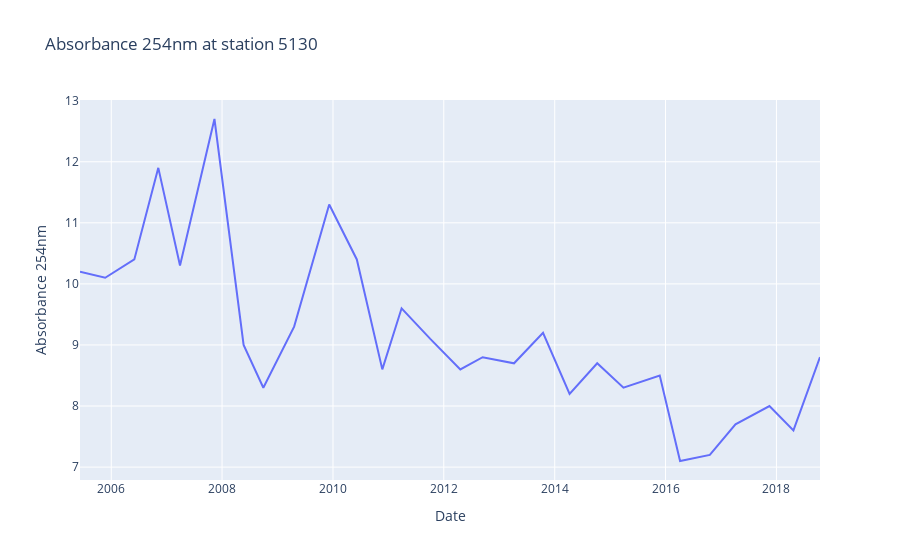
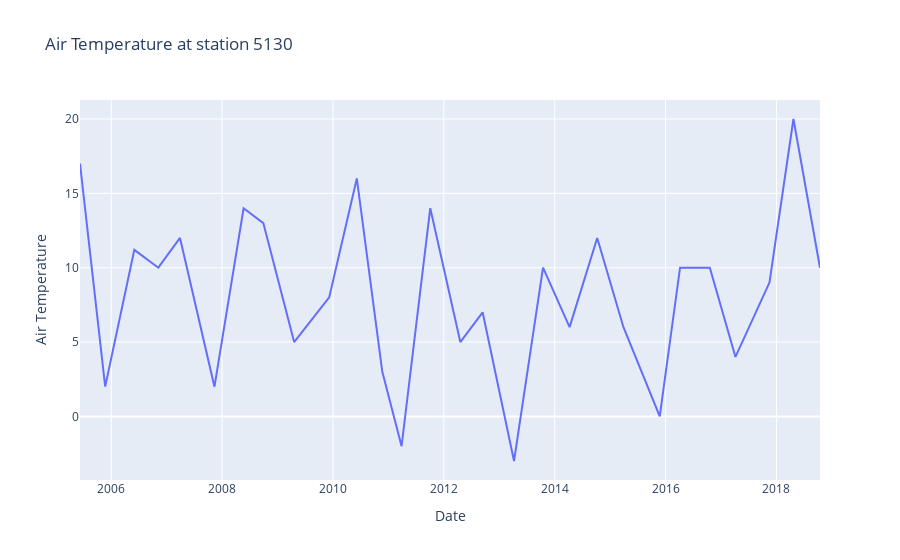
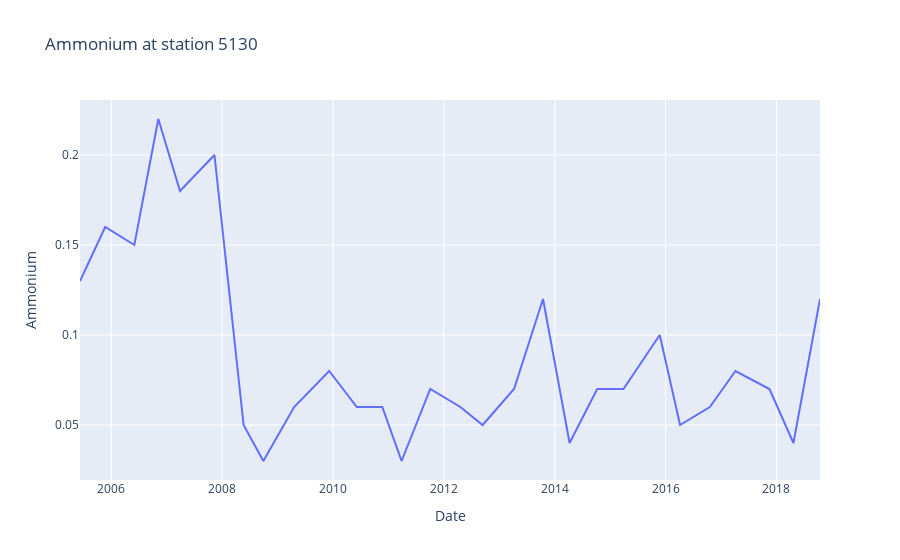
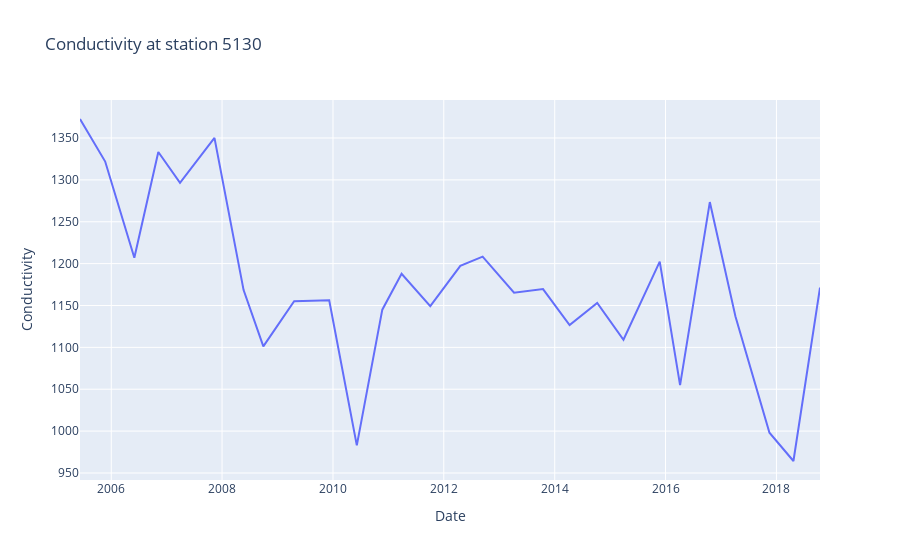

Notebook cell for these charts, in order:
### Markdown cell above
##### Time series

### Code cell
# plot the data
for column in station_df.columns:
    fig = px.line(
        station_df,
        x=station_df.index,
        y=column,
        title=f"{column} at station 5130",
        labels={
            'Date': 'Date',
            column: column
        }
    )
    fig.show()

### Figure 1 — Plotly figure (JSON) as saved in the notebook; plotly's stock layout.template omitted (floating-point values rounded to 4 significant figures)
{"data": [{"hovertemplate": "Date=%{x}<br>Absorbance 254nm=%{y}<extra></extra>", "legendgroup": "", "line": {"color": "#636efa", "dash": "solid"}, "marker": {"symbol": "circle"}, "mode": "lines", "name": "", "orientation": "v", "showlegend": false, "type": "scatter", "x": ["2005-06-09T00:00:00", "2005-11-22T00:00:00", "2006-06-02T00:00:00", "2006-11-07T00:00:00", "2007-03-30T00:00:00", "2007-11-12T00:00:00", "2008-05-22T00:00:00", "2008-09-29T00:00:00", "2009-04-20T00:00:00", "2009-12-07T00:00:00", "2010-06-07T00:00:00", "2010-11-22T00:00:00", "2011-03-29T00:00:00", "2011-10-04T00:00:00", "2012-04-19T00:00:00", "2012-09-13T00:00:00", "2013-04-08T00:00:00", "2013-10-16T00:00:00", "2014-04-09T00:00:00", "2014-10-08T00:00:00", "2015-03-30T00:00:00", "2015-11-24T00:00:00", "2016-04-06T00:00:00", "2016-10-19T00:00:00", "2017-04-06T00:00:00", "2017-11-16T00:00:00", "2018-04-23T00:00:00", "2018-10-15T00:00:00"], "xaxis": "x", "y": [10.2, 10.1, 10.4, 11.9, 10.3, 12.7, 9, 8.3, 9.3, 11.3, 10.4, 8.6, 9.6, 9.1, 8.6, 8.8, 8.7, 9.2, 8.2, 8.7, 8.3, 8.5, 7.1, 7.2, 7.7, 8, 7.6, 8.8], "yaxis": "y"}], "layout": {"legend": {"tracegroupgap": 0}, "title": {"text": "Absorbance 254nm at station 5130"}, "xaxis": {"anchor": "y", "domain": [0, 1], "title": {"text": "Date"}}, "yaxis": {"anchor": "x", "domain": [0, 1], "title": {"text": "Absorbance 254nm"}}}}

### Figure 2 — Plotly figure (JSON) as saved in the notebook; plotly's stock layout.template omitted (floating-point values rounded to 4 significant figures)
{"data": [{"hovertemplate": "Date=%{x}<br>Air Temperature=%{y}<extra></extra>", "legendgroup": "", "line": {"color": "#636efa", "dash": "solid"}, "marker": {"symbol": "circle"}, "mode": "lines", "name": "", "orientation": "v", "showlegend": false, "type": "scatter", "x": ["2005-06-09T00:00:00", "2005-11-22T00:00:00", "2006-06-02T00:00:00", "2006-11-07T00:00:00", "2007-03-30T00:00:00", "2007-11-12T00:00:00", "2008-05-22T00:00:00", "2008-09-29T00:00:00", "2009-04-20T00:00:00", "2009-12-07T00:00:00", "2010-06-07T00:00:00", "2010-11-22T00:00:00", "2011-03-29T00:00:00", "2011-10-04T00:00:00", "2012-04-19T00:00:00", "2012-09-13T00:00:00", "2013-04-08T00:00:00", "2013-10-16T00:00:00", "2014-04-09T00:00:00", "2014-10-08T00:00:00", "2015-03-30T00:00:00", "2015-11-24T00:00:00", "2016-04-06T00:00:00", "2016-10-19T00:00:00", "2017-04-06T00:00:00", "2017-11-16T00:00:00", "2018-04-23T00:00:00", "2018-10-15T00:00:00"], "xaxis": "x", "y": [17, 2, 11.2, 10, 12, 2, 14, 13, 5, 8, 16, 3, -2, 14, 5, 7, -3, 10, 6, 12, 6, 0, 10, 10, 4, 9, 20, 10], "yaxis": "y"}], "layout": {"legend": {"tracegroupgap": 0}, "title": {"text": "Air Temperature at station 5130"}, "xaxis": {"anchor": "y", "domain": [0, 1], "title": {"text": "Date"}}, "yaxis": {"anchor": "x", "domain": [0, 1], "title": {"text": "Air Temperature"}}}}

### Figure 3 — Plotly figure (JSON) as saved in the notebook; plotly's stock layout.template omitted (floating-point values rounded to 4 significant figures)
{"data": [{"hovertemplate": "Date=%{x}<br>Ammonium=%{y}<extra></extra>", "legendgroup": "", "line": {"color": "#636efa", "dash": "solid"}, "marker": {"symbol": "circle"}, "mode": "lines", "name": "", "orientation": "v", "showlegend": false, "type": "scatter", "x": ["2005-06-09T00:00:00", "2005-11-22T00:00:00", "2006-06-02T00:00:00", "2006-11-07T00:00:00", "2007-03-30T00:00:00", "2007-11-12T00:00:00", "2008-05-22T00:00:00", "2008-09-29T00:00:00", "2009-04-20T00:00:00", "2009-12-07T00:00:00", "2010-06-07T00:00:00", "2010-11-22T00:00:00", "2011-03-29T00:00:00", "2011-10-04T00:00:00", "2012-04-19T00:00:00", "2012-09-13T00:00:00", "2013-04-08T00:00:00", "2013-10-16T00:00:00", "2014-04-09T00:00:00", "2014-10-08T00:00:00", "2015-03-30T00:00:00", "2015-11-24T00:00:00", "2016-04-06T00:00:00", "2016-10-19T00:00:00", "2017-04-06T00:00:00", "2017-11-16T00:00:00", "2018-04-23T00:00:00", "2018-10-15T00:00:00"], "xaxis": "x", "y": [0.13, 0.16, 0.15, 0.22, 0.18, 0.2, 0.05, 0.03, 0.06, 0.08, 0.06, 0.06, 0.03, 0.07, 0.06, 0.05, 0.07, 0.12, 0.04, 0.07, 0.07, 0.1, 0.05, 0.06, 0.08, 0.07, 0.04, 0.12], "yaxis": "y"}], "layout": {"legend": {"tracegroupgap": 0}, "title": {"text": "Ammonium at station 5130"}, "xaxis": {"anchor": "y", "domain": [0, 1], "title": {"text": "Date"}}, "yaxis": {"anchor": "x", "domain": [0, 1], "title": {"text": "Ammonium"}}}}

### Figure 4 — Plotly figure (JSON) as saved in the notebook; plotly's stock layout.template omitted (floating-point values rounded to 4 significant figures)
{"data": [{"hovertemplate": "Date=%{x}<br>Conductivity=%{y}<extra></extra>", "legendgroup": "", "line": {"color": "#636efa", "dash": "solid"}, "marker": {"symbol": "circle"}, "mode": "lines", "name": "", "orientation": "v", "showlegend": false, "type": "scatter", "x": ["2005-06-09T00:00:00", "2005-11-22T00:00:00", "2006-06-02T00:00:00", "2006-11-07T00:00:00", "2007-03-30T00:00:00", "2007-11-12T00:00:00", "2008-05-22T00:00:00", "2008-09-29T00:00:00", "2009-04-20T00:00:00", "2009-12-07T00:00:00", "2010-06-07T00:00:00", "2010-11-22T00:00:00", "2011-03-29T00:00:00", "2011-10-04T00:00:00", "2012-04-19T00:00:00", "2012-09-13T00:00:00", "2013-04-08T00:00:00", "2013-10-16T00:00:00", "2014-04-09T00:00:00", "2014-10-08T00:00:00", "2015-03-30T00:00:00", "2015-11-24T00:00:00", "2016-04-06T00:00:00", "2016-10-19T00:00:00", "2017-04-06T00:00:00", "2017-11-16T00:00:00", "2018-04-23T00:00:00", "2018-10-15T00:00:00"], "xaxis": "x", "y": [1373.0, 1322.0, 1207, 1333.0, 1296.0, 1350.0, 1168.0, 1101.0, 1155.0, 1156.0, 982.9, 1145, 1188.0, 1149.0, 1197.0, 1208.0, 1165.0, 1170.0, 1127.0, 1153, 1109.0, 1202.0, 1055, 1274.0, 1137.0, 998.1, 964.3, 1171.0], "yaxis": "y"}], "layout": {"legend": {"tracegroupgap": 0}, "title": {"text": "Conductivity at station 5130"}, "xaxis": {"anchor": "y", "domain": [0, 1], "title": {"text": "Date"}}, "yaxis": {"anchor": "x", "domain": [0, 1], "title": {"text": "Conductivity"}}}}
